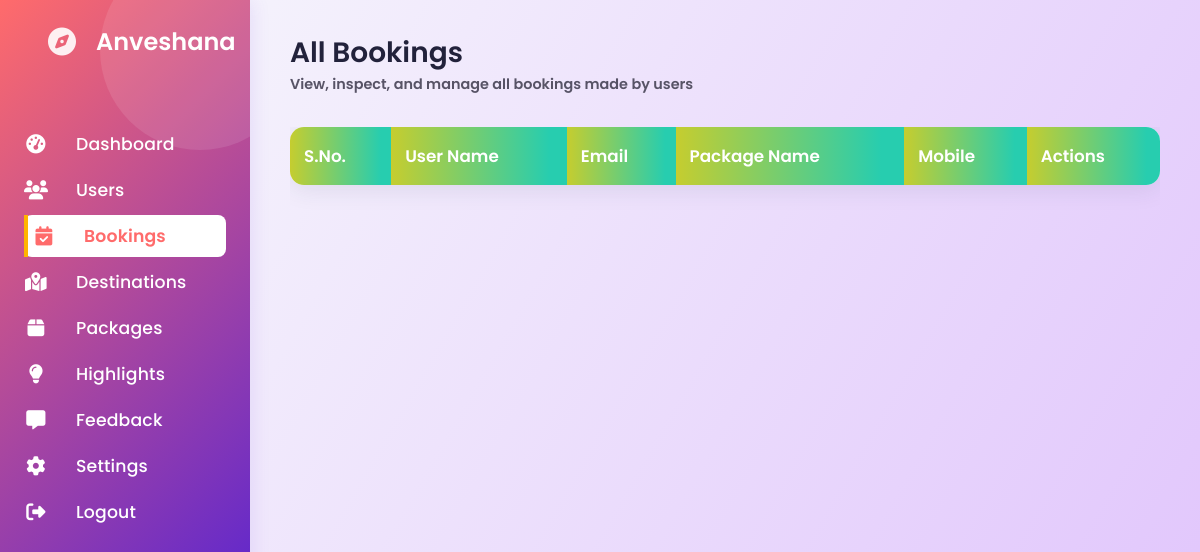
Page /admin/bookings.php on the earlier database version.
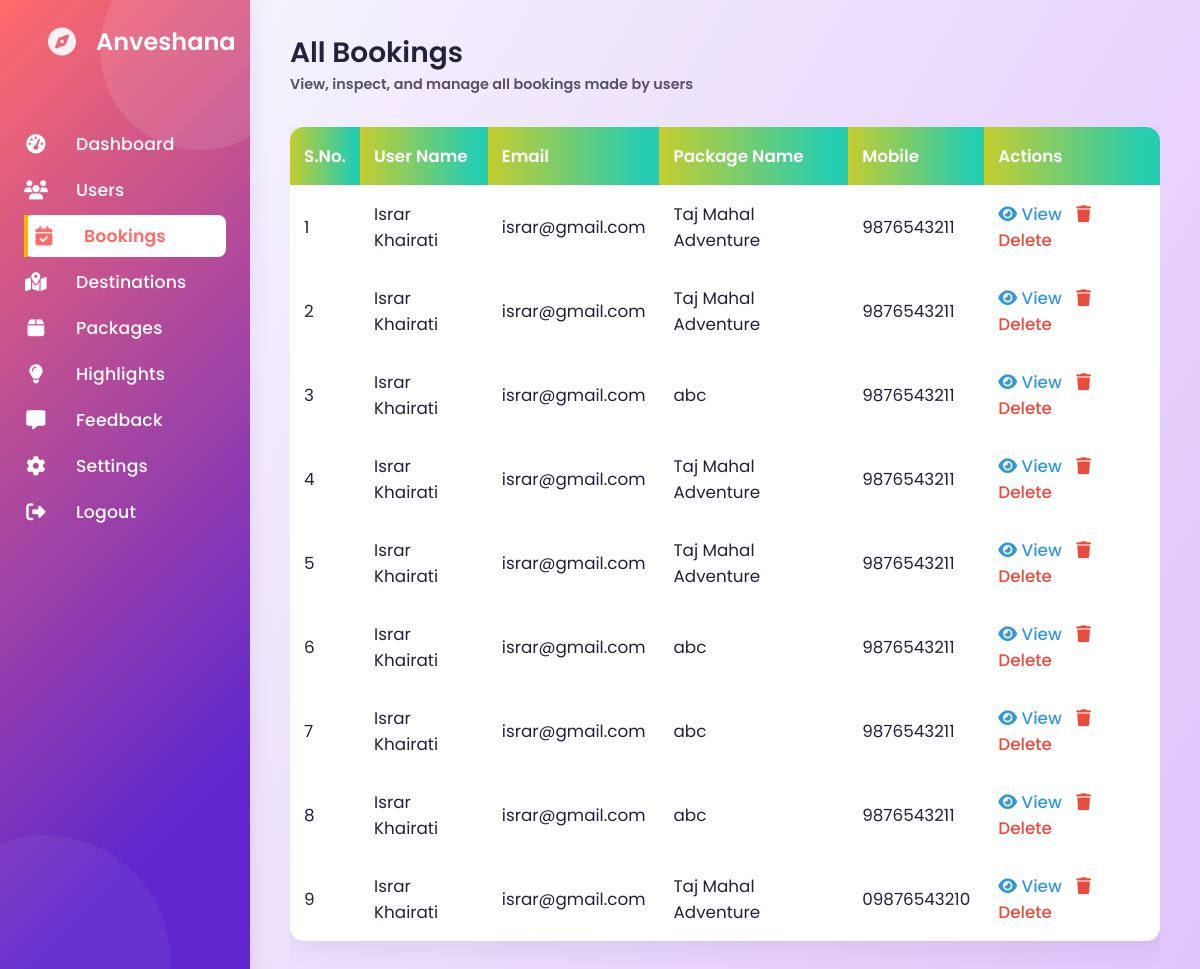
Same page on the later database version.
### tables this page shows
CREATE TABLE `bookings` (
  `id` int(11) NOT NULL,
  `name` varchar(100) NOT NULL,
  `email` varchar(100) NOT NULL,
  `mobile` varchar(20) NOT NULL,
  `travel_date` date NOT NULL,
  `people` int(11) NOT NULL,
  `destination_id` int(11) DEFAULT NULL,
  `destination_name` varchar(100) DEFAULT NULL,
  `package_id` int(11) DEFAULT NULL,
  `package_name` varchar(100) DEFAULT NULL,
  `total_price` decimal(10,2) NOT NULL,
  `created_at` timestamp NOT NULL DEFAULT current_timestamp()
);

### admin/bookings.php (the view, shortened to what this page needs)
<?php
$db_host = 'localhost';
$db_user = 'root';
$db_pass = '';
$db_name = 'anveshana_admin';
$conn = new mysqli($db_host, $db_user, $db_pass, $db_name);
$bookings = [];
$result = $conn->query("SELECT * FROM bookings ORDER BY id DESC");
if ($result) {
    while ($row = $result->fetch_assoc()) {
        $bookings[] = $row;
    }
}
?>
<!DOCTYPE html>
<html lang="en">
<head>
    <link rel="stylesheet" href="https://cdnjs.cloudflare.com/ajax/libs/font-awesome/6.4.0/css/all.min.css">
    <link rel="stylesheet" href="css/style.css">
</head>
<body>
    <div class="admin-container">
        <aside class="admin-sidebar">
            <div class="sidebar-header">
                <div class="logo">
                    <i class="fas fa-compass"></i>
                    <span>Anveshana</span>
                </div>
            </div>
            <ul class="sidebar-menu">
                <li>
                    <a href="admin.php">
                        <i class="fas fa-tachometer-alt"></i>
                        <span>Dashboard</span>
                    </a>
                </li>
                <li>
                    <a href="users.php">
                        <i class="fas fa-users"></i>
                        <span>Users</span>
                    </a>
                </li>
                <li>
                    <a href="#" class="active">
                        <i class="fas fa-calendar-check"></i>
                        <span>Bookings</span>
                    </a>
                </li>
                <li>
                    <a href="destination.php">
                        <i class="fas fa-map-marked-alt"></i>
                        <span>Destinations</span>
                    </a>
                </li>
                <li>
                    <a href="packages.php">
                        <i class="fas fa-box"></i>
                        <span>Packages</span>
                    </a>
                </li>
                <li>
                    <a href="highlights.php">
                        <i class="fas fa-lightbulb"></i>
                        <span>Highlights</span>
                    </a>
                </li>
                <li>
                    <a href="feedback.php">
                        <i class="fas fa-comment-alt"></i>
                        <span>Feedback</span>
                    </a>
                </li>
                <li>
                    <a href="settings.php">
                        <i class="fas fa-cog"></i>
                        <span>Settings</span>
                    </a>
                </li>
                <li>
                    <a href="../logout.php">
                        <i class="fas fa-sign-out-alt"></i>
                        <span>Logout</span>
                    </a>
                </li>
            </ul>
        </aside>
        <main class="admin-main">
            <header class="admin-header">
                <div class="page-title">
                    <h1>All Bookings</h1>
                    <p>View, inspect, and manage all bookings made by users</p>
                </div>
            </header>
            <div style="overflow-x:auto;">
                <table class="bookings-table">
                    <thead>
                        <tr>
                            <th>S.No.</th>
                            <th>User Name</th>
                            <th>Email</th>
                            <th>Package Name</th>
                            <th>Mobile</th>
                            <th>Actions</th>
                        </tr>
                    </thead>
                    <tbody>
                        <?php $i = 1; foreach ($bookings as $booking): ?>
                        <tr>
                            <td><?= $i++ ?></td>
                            <td><?= htmlspecialchars($booking['name'] ?? 'N/A') ?></td>
                            <td><?= htmlspecialchars($booking['email'] ?? 'N/A') ?></td>
                            <td><?= htmlspecialchars($booking['package_name'] ?? 'N/A') ?></td>
                            <td><?= htmlspecialchars($booking['mobile'] ?? 'N/A') ?></td>
                            <td class="action-btns">
                                <a href="bookings.php?id=<?= $booking['id'] ?>" class="action-btns"><i class="fas fa-eye"></i> View</a>
                                <a href="bookings.php?action=delete&id=<?= $booking['id'] ?>" class="delete" onclick="return confirm('Delete this booking?');"><i class="fas fa-trash"></i> Delete</a>
                            </td>
                        </tr>
                        <?php endforeach; ?>
                    </tbody>
                </table>
            </div>
        </main>
    </div>
</body>
</html>

### admin/css/style.css (style rules this page uses)
:root { --primary: #ff6b6b; --secondary: #5f27cd; --danger: #ffb400; --warning: #48dbfb; --dark: #22223b; --light: #f8f7ff; --gray: #a1a1aa; --gray-dark: #575366; --success: #d1fae5; --error: #fee2e2; }
.admin-sidebar { background: linear-gradient(135deg, var(--primary), var(--secondary) 80%); color: #fff; padding: 1.5rem; width: 250px; box-shadow: 2px 0 18px rgba(95,39,205,0.10); min-height: 100vh; transition: background 0.3s; }
.sidebar-header { display: flex; align-items: center; margin-bottom: 2rem; }
.logo { font-size: 1.5rem; font-weight: 600; color: #fff; display: flex; align-items: center; }
.logo i { margin-right: 0.5rem; color: var(--secondary); }
.sidebar-menu a { text-decoration: none; color: #fff; display: flex; align-items: center; transition: color 0.3s; padding: 0.5rem 0; font-size: 1.08rem; font-weight: 500; }
.sidebar-menu a i { margin-right: 0.75rem; font-size: 1.2rem; }
.sidebar-menu a.active, .sidebar-menu a:active { color: var(--primary); background: #fff; border-radius: 8px; padding-left: 0.5rem; }
.active { color: var(--primary) !important; font-weight: 600; }
:root { --primary: #ff6b6b; --primary-dark: #f744ee; --secondary: #5f27cd; --danger: #ffb400; --warning: #48dbfb; --dark: #22223b; --light: #f8f7ff; --gray: #a1a1aa; --gray-dark: #575366; --success: #d1fae5; --error: #fee2e2; }
* { margin: 0; padding: 0; box-sizing: border-box; }
body { font-family: 'Poppins', sans-serif; background: #f1f5f9; color: var(--dark); overflow-x: hidden; }
.admin-container { display: grid; grid-template-columns: 280px 1fr; min-height: 100vh; }
.admin-sidebar { background: linear-gradient(135deg, var(--primary), var(--secondary) 80%); color: #fff; padding: 2rem 0; position: relative; overflow: hidden; z-index: 1; }
.admin-sidebar::before { content: ''; position: absolute; top: -50px; right: -50px; width: 200px; height: 200px; border-radius: 50%; background: rgba(255, 255, 255, 0.1); z-index: -1; }
.admin-sidebar::after { content: ''; position: absolute; bottom: -80px; left: -80px; width: 250px; height: 250px; border-radius: 50%; background: rgba(255, 255, 255, 0.05); z-index: -1; }
.sidebar-header { padding: 0 1.5rem 2rem; display: flex; align-items: center; gap: 1rem; }
.sidebar-header .logo { font-size: 1.5rem; font-weight: 600; display: flex; align-items: center; gap: 0.75rem; }
.sidebar-header .logo i { font-size: 1.75rem; color: rgba(255, 255, 255, 0.9); }
.sidebar-menu { list-style: none; }
.sidebar-menu li { margin-bottom: 0.25rem; }
.sidebar-menu a { display: flex; align-items: center; gap: 1rem; padding: 0.85rem 1.7rem; color: rgba(255, 255, 255, 0.92); text-decoration: none; border-radius: 8px; font-weight: 500; letter-spacing: 0.01em; transition: background 0.2s, color 0.2s, padding 0.2s; position: relative; }
.sidebar-menu a.active { background: linear-gradient(90deg, var(--secondary), var(--primary)); color: #fff; font-weight: 600; }
.sidebar-menu a.active::before { content: ''; position: absolute; left: 0; top: 0; height: 100%; width: 4px; background: var(--accent, #ffb400); }
.sidebar-menu i { font-size: 1.1rem; width: 24px; text-align: center; }
.admin-main { padding: 2rem; overflow-y: auto; max-height: 100vh; }
.admin-header { display: flex; justify-content: space-between; align-items: center; margin-bottom: 2rem; }
.page-title h1 { font-size: 1.75rem; font-weight: 600; color: var(--dark); }
.page-title p { color: var(--gray-dark); font-size: 0.9rem; }
body { background: linear-gradient(135deg, var(--primary), var(--secondary) 80%); min-height: 100vh; background-attachment: fixed; background-repeat: no-repeat; }
.sidebar-menu a { text-decoration: none; color: #333; display: flex; align-items: center; transition: color 0.3s; }
.active { color: var(--primary); font-weight: 500; }
.admin-main { flex: 1; padding: 2rem; }
.page-title { font-size: 1.8rem; font-weight: 600; color: #333; }

Differences in the rows shown:
added bookings: name "Israr Khairati", email "israr@gmail.com", package_name "Taj Mahal Adventure", mobile "9876543211"
added bookings: name "Israr Khairati", email "israr@gmail.com", package_name "Taj Mahal Adventure", mobile "9876543211"
added bookings: name "Israr Khairati", email "israr@gmail.com", package_name "abc", mobile "9876543211"
added bookings: name "Israr Khairati", email "israr@gmail.com", package_name "Taj Mahal Adventure", mobile "9876543211"
added bookings: name "Israr Khairati", email "israr@gmail.com", package_name "Taj Mahal Adventure", mobile "9876543211"
added bookings: name "Israr Khairati", email "israr@gmail.com", package_name "abc", mobile "9876543211"
added bookings: name "Israr Khairati", email "israr@gmail.com", package_name "abc", mobile "9876543211"
added bookings: name "Israr Khairati", email "israr@gmail.com", package_name "abc", mobile "9876543211"
added bookings: name "Israr Khairati", email "israr@gmail.com", package_name "Taj Mahal Adventure", mobile "09876543210"
